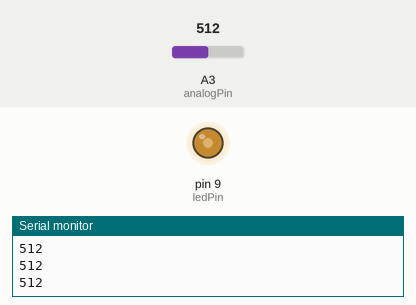
This sketch was run on a simulated Arduino Uno, built with avr-gcc and run on an emulated ATmega328P. On the bench: output pins drawn as LEDs (lit = HIGH), the last lines printed to the serial monitor. The test bench sets the inputs (shaded band); at power-on: A3 (analogPin) = 512.

Above: at 1.2 s.
1.3 s: A3 (analogPin) set to 716
At 2.2 s:
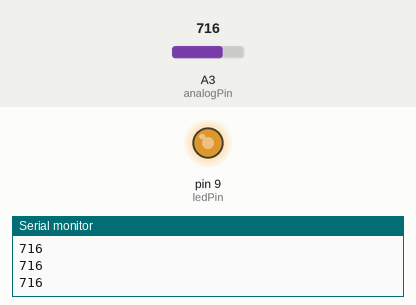
2.8 s: A3 (analogPin) set to 900
At 3.5 s:
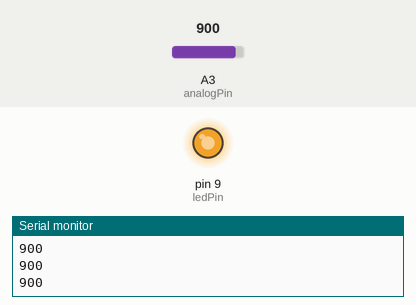
4.3 s: A3 (analogPin) set to 122
At 5.5 s:
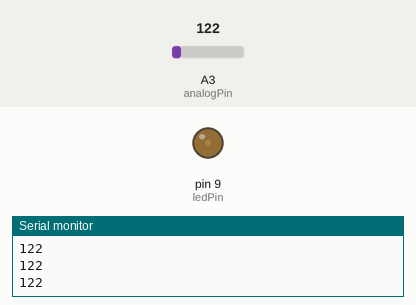
5.8 s: A3 (analogPin) set to 0
At 6.9 s:
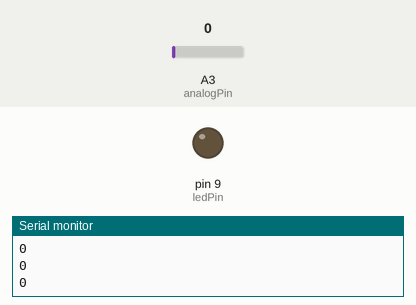
Timing chart, 0 to 8.3 s (numbered marks = the images above; inputs shaded):
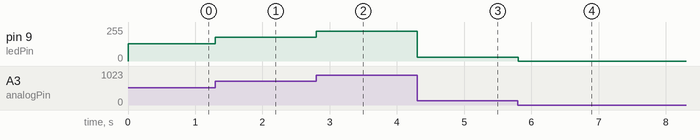

Measured:
- after the input at 1.3 s, pin 9 (ledPin): 128/255 → 179/255 at once
- after the input at 2.8 s, pin 9 (ledPin): 179/255 → 225/255 at once
- after the input at 4.3 s, pin 9 (ledPin): 225/255 → 30/255 at once
- after the input at 5.8 s, pin 9 (ledPin): 30/255 → 0/255 at once

The sketch:

moter.ino
```cpp
int led = 9;         // the PWM pin the LED is attached to
int brightness = 0;  // how bright the LED is
int fadeAmount =3;  // how many points to fade the LED by
int val = 0;
int analogPin = A3;
int ledPin = 9;


// the setup routine runs once when you press reset:
void setup() {
  // declare pin 9 to be an output:
  pinMode(ledPin, OUTPUT);
  Serial.begin(9600);
}

// the loop routine runs over and over again forever:
void loop() {
  val = analogRead(analogPin);  // read the input pin
  analogWrite(ledPin, val / 4);
  // analogWrite(led, brightness);

  //   Serial.println(voltage);
  // // change the brightness for next time through the loop:
  // brightness = brightness + fadeAmount;

  // // reverse the direction of the fading at the ends of the fade:
  // if (brightness <= 0 || brightness >= 255) {
  //   fadeAmount = -fadeAmount;


  // }
  // wait for 30 milliseconds to see the dimming effect
  // delay(30);
  Serial.println(val);

}
```
